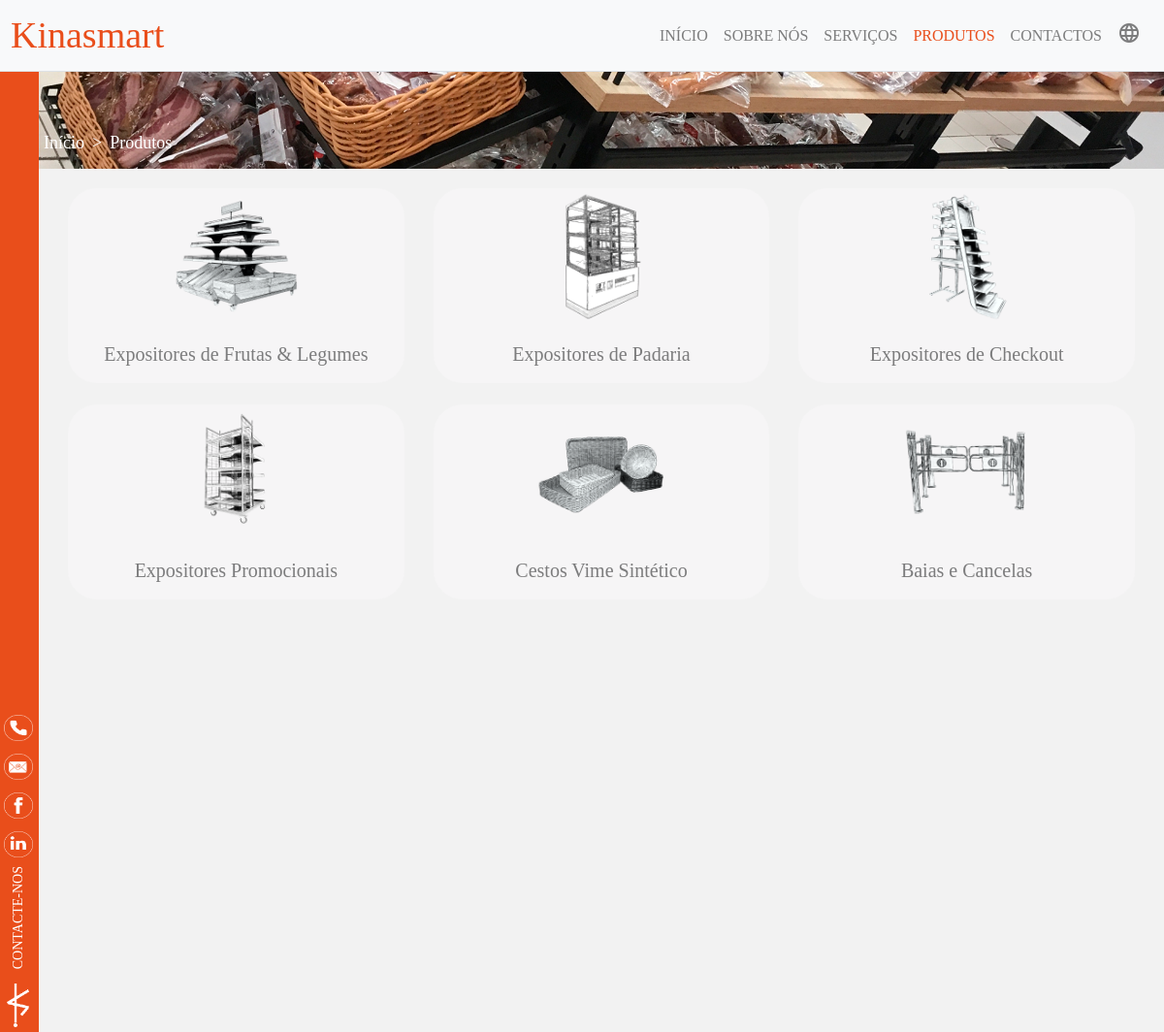
Screenshot of /products/ with the database file from the repository.
### website/models.py (models this page shows, shortened)
class CategoriaModel(models.Model):
    tituloPT = models.TextField()
    tituloEN = models.TextField()
    ordem = models.PositiveIntegerField(unique=True)
    imagem = models.ImageField()
    imagem_topo = models.ImageField()
    visivel = models.BooleanField(default=True)
    class Meta:
        verbose_name = "Categoria"
        verbose_name_plural = "Categorias"

### website/views.py (the view)
# urls.py: path('products/', products, name='products'),
def products(request, *args, **kwargs):
    try:
        id = kwargs["id"]
        cat = CategoriaModel.objects.filter(visivel=True, id=id).order_by('ordem')
    except:
        id = -1
    lang = get_lang(request)
    if id != -1:
        if cat.count() == 0:
            return HttpResponseRedirect(reverse(products))
        title = cat[0].tituloPT if lang == "pt" else cat[0].tituloEN
        context = {
            "title": title,
            "lang": lang,
            "copyright": copyright(),
            "id": id,
            "categoria": cat,
            "subcategoria": SubcategoriaModel.objects.filter(visivel=True, categoria=id).order_by('ordem'),
            "imagem": ImagemModel.objects.filter(visivel=True).order_by('ordem')
        }
    else:
        title = "Produtos" if lang == "pt" else "Products"
        context = {
            "title": title,
            "lang": lang,
            "copyright": copyright(),
            "id": id,
            "categoria": CategoriaModel.objects.filter(visivel=True).order_by('ordem')
        }
    return render(request, "products.html", context)

### website/views.py (called while the page is built)
def get_lang(request):
    try:
        lang = request.META['HTTP_ACCEPT_LANGUAGE']
    except:
        lang = "pt-PT"
    cookie = request.COOKIES.get('lang')
    if cookie is None:
        return "pt" if lang[:5] == "pt-BR" or lang[:5] == "pt-PT" else "en"
    else:
        return cookie

def copyright():
    if datetime.now().year != 2020:
        return f"2020 - {datetime.now().year}"
    else:
        return "2020"

### templates/products.html (shortened to what this page needs)
{% extends "layout.html" %}
{% load static %}
{% block conteudo %}
<div class="w-100 banner_img position-fixed overflow-hidden">
    <ul class="breadcrumb bold text-left">
        <li class="breadcrumb-item">
            <a href="{% url 'index' %}">
                {% if lang == "pt" %}
                    Início
                {% else %}
                    Home
                {% endif %}
            </a>
        </li>
        <li class="breadcrumb-item">
            <a href="{% url 'products' %}">
                {% if lang == "pt" %}
                    Produtos
                {% else %}
                    Products
                {% endif %}
            </a>
        </li>
      </ul>
</div>
<div class="h-100-modified" style="padding: 120px 30px 30px 30px">
    {% if id == -1 %}
        <div class="row justify-content-center">
            {% for produto in categoria %}
            <div class="col-xl-4 col-md-4 col-sm-6" style="padding: 0px 15px 0px 15px">
                <div class="card rounded" style="background-color: #f6f5f6; border: 2px solid transparent; max-height: 90%;">
                    <img class="card-img-top mx-auto d-block" src="{{produto.imagem.url}}" alt="{% if lang == 'pt' %}{{produto.tituloPT|capfirst}}{% else %}{{produto.tituloEN|capfirst}}{% endif %}" style="width: 40%; height: 40%;">
                    <div class="card-body" style="margin-bottom: 10px !important;">
                        <h5 class="card-text bold">
                            {% if lang == "pt" %}
                            {{produto.tituloPT|capfirst}}
                            {% else %}
                            {{produto.tituloEN|capfirst}}
                            {% endif %}
                        </h5>
                    </div>
                </div>
            </div>
            {% endfor %}
        </div>
    {% endif %}
</div>
{% endblock %}

### templates/layout.html (shortened to what this page needs)
{% load static %}
<!doctype html>
<html lang="{{lang}}">
<head>
    <link rel="stylesheet" href="{% static '/external/bootstrap.css' %}">
</head>
<body>
    <header>
        <nav class="navbar navbar-expand-md navbar-light bg-light text-center fixed-top border-bottom" style="margin-left: -5px">
            <a href="{% url 'index' %}" class="navbar-brand semibold my-0 py-0" style="color: #e94e1b !important; font-size: 38px;">Kinasmart</a>
            <div class="collapse navbar-collapse" id="collapsibleNavbar">
                <ul class="navbar-nav ml-auto text-uppercase">
                    <li class="nav-item">
                        <a class="nav-link {% if request.path == '/'  %}laranja{% endif %}" href="{% url 'index' %}">
                            {% if lang == "pt" %}
                            Início
                            {% else %}
                            Home
                            {% endif %}
                        </a>
                    </li>
                    <li class="nav-item">
                        <a class="nav-link {% if request.path == '/about/'  %}laranja{% endif %}" href="{% url 'about' %}">
                            {% if lang == "pt" %}
                            Sobre Nós
                            {% else %}
                            About Us
                            {% endif %}
                        </a>
                    </li>
                    <li class="nav-item">
                        <a class="nav-link {% if request.path == '/services/'  %}laranja{% endif %}" href="{% url 'services' %}">
                            {% if lang == "pt" %}
                            Serviços
                            {% else %}
                            Services
                            {% endif %}
                        </a>
                    </li>
                    <li class="nav-item">
                        <a class="nav-link {% if '/products/' in request.path  %}laranja{% endif %}" href="{% url 'products' %}">
                            {% if lang == "pt" %}
                            Produtos
                            {% else %}
                            Products
                            {% endif %}
                        </a>
                    </li>
                    <li class="nav-item">
                        <a class="nav-link {% if request.path == '/contacts/' %}laranja{% endif %}" href="{% url 'contacts' %}">
                            {% if lang == "pt" %}
                            Contactos
                            {% else %}
                            Contacts
                            {% endif %}
                        </a>
                    </li>
                    <li class="nav-item">
                        <form id="form_lang" method="POST" action="{% url 'language' %}">
                            <a style="cursor: pointer" class="nav-link pt-1 pb-0" data-toggle="tooltip" data-placement="left" title="{% if lang == 'pt' %}Language{% else %}Idioma{% endif %}" onclick="this.parentNode.submit()">
                                <span class="material-icons user-select-none align-middle d-inline-block">language</span>
                            </a>
                        </form>
                    </li>
                </ul>
            </div>
        </nav>
    </header>
    <div id="sidebar">
        <a href="tel:+351234726348">
            <img class="telemovel" onmouseover="imghover(this, true)" onmouseleave="imghover(this, false)" src="{% static 'img/icones/telemovel-default.png' %}" alt="telemovel">
        </a>
        <a href="mailto:kinasmart@kinasmart.com">
            <img class="mail" onmouseover="imghover(this, true)" onmouseleave="imghover(this, false)" src="{% static 'img/icones/mail-default.png' %}" alt="mail">
        </a>
        <a href="https://www.facebook.com/Kinasmart-Lda-102741597803576" target="_blank">
            <img class="facebook" onmouseover="imghover(this, true)" onmouseleave="imghover(this, false)" src="{% static 'img/icones/facebook-default.png' %}" alt="facebook">
        </a>
        <a href="https://www.linkedin.com/in/kinasmart-lda-633410195/" target="_blank">
            <img class="linked" onmouseover="imghover(this, true)" onmouseleave="imghover(this, false)" src="{% static 'img/icones/linked-default.png' %}" alt="linked">
        </a>
        <a class="text-uppercase position-absolute text-white mr-0 overflow-hidden" style="font-size: 14px; writing-mode: vertical-rl; text-orientation: mixed; bottom: 0; margin-bottom: 65px; transform: rotate(180deg); margin-left: 8px">
            {% if lang == "pt" %}
                Contacte-nos
            {% else %}
                Contact Us
            {% endif %}
        </a><br>
        <a href="{% url 'index' %}"><img style="height: 45px; width: 30px; padding-left: 7px; margin-bottom: 5px" src="{% static '/img/icones/logo.png' %}"></a>
    </div>
    <div id="conteudo" class="text-center">
        {% block conteudo %}
        {% endblock %}
    </div>
</body>
</html>

### rows the page displays
CategoriaModel: imagem (picture), tituloPT "Expositores de Frutas & Legumes"
CategoriaModel: imagem (picture), tituloPT "Expositores de Padaria"
CategoriaModel: imagem (picture), tituloPT "Expositores de Checkout"
CategoriaModel: imagem (picture), tituloPT "Expositores Promocionais"
CategoriaModel: imagem (picture), tituloPT "Cestos Vime Sintético"
CategoriaModel: imagem (picture), tituloPT "Baias e Cancelas"
